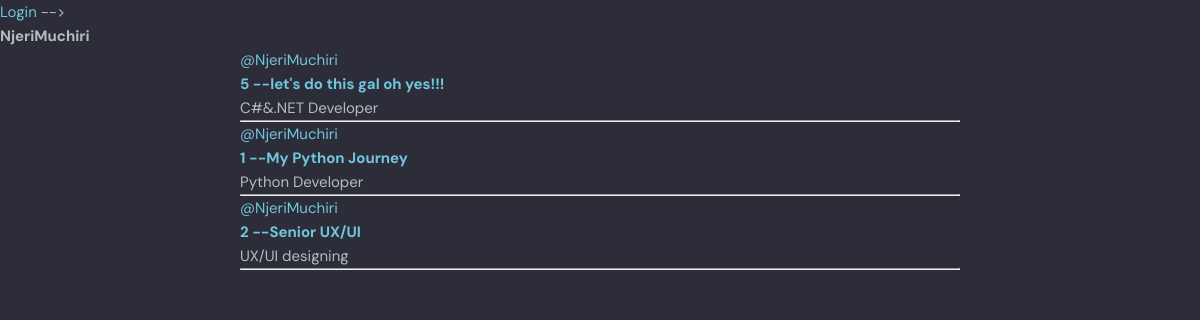
Page /profile/1/ on the earlier database version.
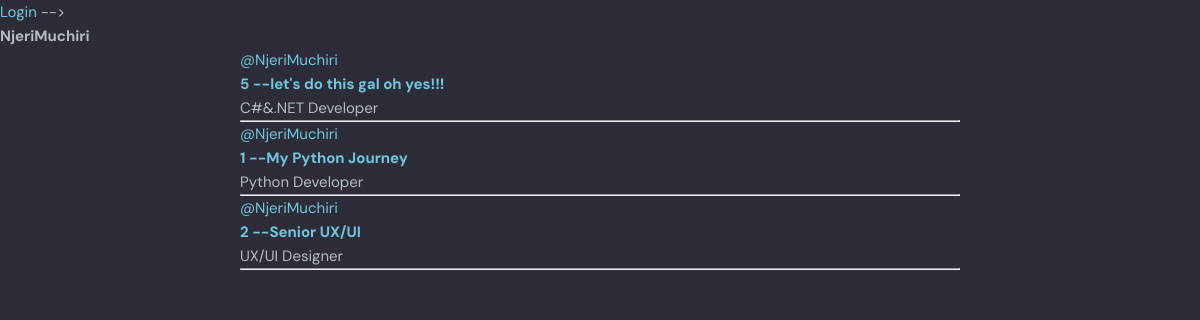
Same page on the later database version.
### journeyingblogs/models.py (models this page shows, shortened)
class Chamber(models.Model):
    host = models.ForeignKey(User, on_delete=models.SET_NULL, null=True)
    topic = models.ForeignKey(Topic, on_delete=models.SET_NULL, null=True)
    name = models.CharField(max_length=200)
    description = models.TextField(null=True, blank=True)
    techiesspace = models.ManyToManyField(User, related_name='techiesspace', blank=True)
    updated = models.DateTimeField(auto_now=True)
    created = models.DateTimeField(auto_now_add=True)
    class Meta:
       ordering = ['-updated', '-created']

class Topic(models.Model):
    name = models.CharField(max_length=200)

### journeyingblogs/views.py (the view)
# urls.py: path('profile/<str:pk>/', views.userProfile, name="user-profile"),
def userProfile(request, pk):
    user = User.objects.get(id=pk)
    chambers = user.chamber_set.all()
    chamber_messages = user.message_set.all()
    topics = Topic.objects.all()
    context = {'user': user, 'chambers': chambers, 'chamber_messages': chamber_messages,
               'topics': topics}
    return render(request, 'journeyingblogs/userprofile.html', context)

### journeyingblogs/templates/journeyingblogs/userprofile.html (shortened to what this page needs)
{% extends 'main.html' %}
{% block content %}
<h1>{{user.username}}</h1>
<div class="userprofile-container">
    <div>
        </div>
            <div>
             {% include 'journeyingblogs/content.html' %}
            </div>
        <div>
    </div>
</div>
{% endblock %}

### journeyingblogs/templates/journeyingblogs/content.html (shortened to what this page needs)
<div>
    {% for chamber in chambers %}
    <div>
        <a href="{% url 'user-profile' chamber.host.id %}">@{{chamber.host.username}}</span>
        <h5>{{chamber.id}} -- <a href="{% url 'chamber' chamber.id %}">{{chamber.name}}</h5></a>
        <small>{{chamber.topic.name}}</small>
        <hr>
    </div>
    {% endfor %}
    </div>

Differences in the rows shown:
changed through a linked row, Chamber "Senior UX/UI": topic.name "UX/UI designing" → "UX/UI Designer"
